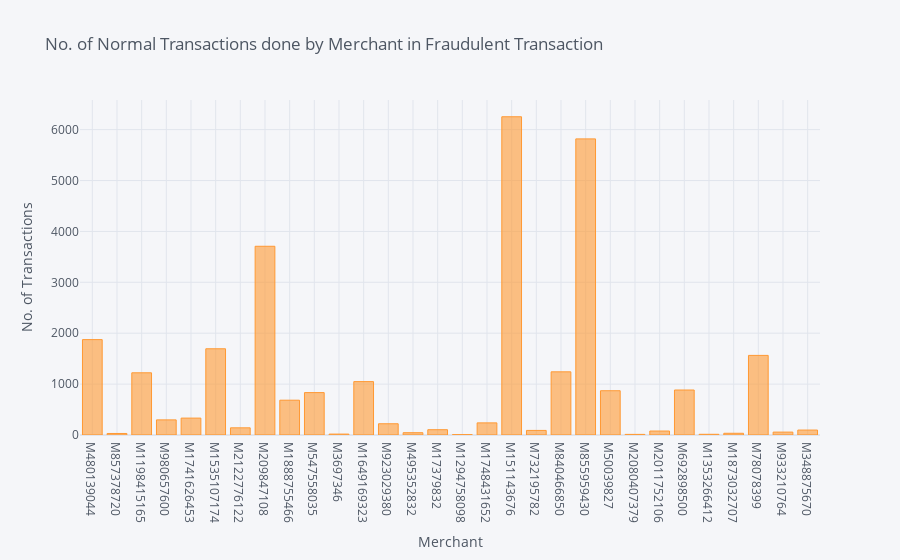

Notebook code for this chart:
### Code cell
cols_to_dict('merchant')

### Figure 1 — Plotly figure (JSON) as saved in the notebook; plotly's stock layout.template omitted (floating-point values rounded to 4 significant figures)
{"data": [{"marker": {"color": "rgba(255, 153, 51, 0.6)", "line": {"color": "rgba(255, 153, 51, 1.0)", "width": 1}}, "name": "merchant", "orientation": "v", "text": "", "type": "bar", "x": ["M480139044", "M857378720", "M1198415165", "M980657600", "M1741626453", "M1535107174", "M2122776122", "M209847108", "M1888755466", "M547558035", "M3697346", "M1649169323", "M923029380", "M495352832", "M17379832", "M1294758098", "M1748431652", "M151143676", "M732195782", "M840466850", "M855959430", "M50039827", "M2080407379", "M2011752106", "M692898500", "M1353266412", "M1873032707", "M78078399", "M933210764", "M348875670"], "y": [1874, 30, 1222, 297, 332, 1694, 141, 3708, 684, 833, 18, 1049, 221, 45, 104, 7, 238, 6253, 90, 1241, 5818, 870, 12, 78, 884, 14, 34, 1564, 57, 97]}], "layout": {"legend": {"bgcolor": "#F5F6F9", "font": {"color": "#4D5663"}}, "paper_bgcolor": "#F5F6F9", "plot_bgcolor": "#F5F6F9", "title": {"font": {"color": "#4D5663"}, "text": "No. of Normal Transactions done by Merchant in Fraudulent Transaction"}, "xaxis": {"gridcolor": "#E1E5ED", "showgrid": true, "tickfont": {"color": "#4D5663"}, "title": {"font": {"color": "#4D5663"}, "text": "Merchant"}, "zerolinecolor": "#E1E5ED"}, "yaxis": {"gridcolor": "#E1E5ED", "showgrid": true, "tickfont": {"color": "#4D5663"}, "title": {"font": {"color": "#4D5663"}, "text": "No. of Transactions"}, "zerolinecolor": "#E1E5ED"}}}
